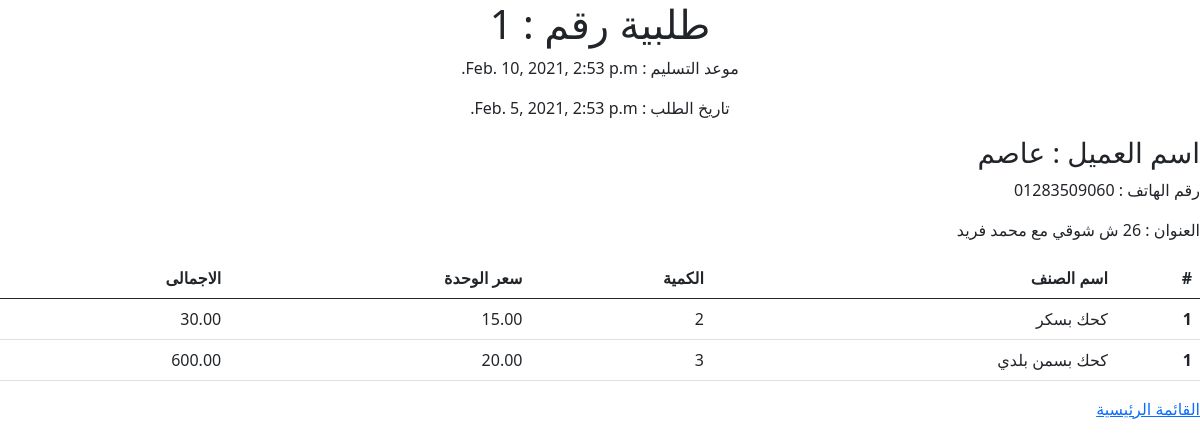
Page /order/1 on the committed database.
### OrdersApp/models.py (models this page shows, shortened)
class Order(models.Model):
    orderId = models.AutoField(primary_key=True)
    customer =  models.ForeignKey("Customer", on_delete=models.CASCADE)
    publishedAt = models.DateTimeField(auto_now=True, auto_now_add=False)
    deadLine =  models.DateTimeField(auto_now=False, auto_now_add=False)
    totalPrice = models.DecimalField(max_digits=10, decimal_places=2 )

class Customer(models.Model):
    customerId = models.AutoField(primary_key=True)
    name = models.CharField(max_length=100)
    phone = models.CharField( max_length=11 , blank=True)
    address = models.CharField(max_length=200 , blank=True)
    financialAccount = models.DecimalField(max_digits=10, decimal_places=2)

class RecordInOrder(models.Model):
    recordId = models.AutoField(primary_key=True)
    order = models.ForeignKey("Order", on_delete=models.CASCADE)
    item = models.ForeignKey("Item", on_delete=models.CASCADE)
    quantity = models.IntegerField()
    price = models.DecimalField(max_digits=10, decimal_places=2)
    total = models.DecimalField(max_digits=10, decimal_places=2)
    status = models.BooleanField() # 0 not yet  ---   1 Done

class Item(models.Model):
    itemId = models.AutoField(primary_key=True)
    name = models.CharField(max_length=100)
    itemCode = models.IntegerField()
    price = models.IntegerField(blank=True)

### OrdersApp/views.py (the view)
# urls.py: path('order/<int:id>',orderDetails,name="orderDetails")
def orderDetails(req, id) :
    order = Order.objects.get(orderId = id)
    customer = Customer.objects.get(customerId = order.customer.customerId)
    itemsInOrder = RecordInOrder.objects.filter(order = id)
    context = {'order' : order  , 'customer' :customer , 'itemsInOrder' : itemsInOrder }
    return render(req , 'orderDetails.html', context=context)

### OrdersApp/templates/orderDetails.html
{% extends 'base.html' %}
{% block body %}
<div align="center">
    <h1> طلبية رقم  : {{order.orderId}}</h1>
    <P>موعد التسليم : {{order.deadLine}}</P>
    <P>تاريخ الطلب : {{order.publishedAt}}</P>
</div>
<div>
    <h3>اسم العميل : {{ customer.name }}</h3>
    <p> رقم الهاتف : {{ customer.phone }} </p>
    <p> العنوان :  {{ customer.address }} </p>
</div>
<table class="table">
  <thead>
    <tr>
      <th scope="col">#</th>
      <th scope="col">اسم الصنف</th>
      <th scope="col">الكمية</th>
      <th scope="col">سعر الوحدة </th>
      <th scope="col"> الاجمالى</th>
    </tr>
  </thead>
  <tbody>
  {% for item  in itemsInOrder %}
    <tr>
      <th scope="row">1</th>
      <td>{{item.item.name}}</td>
      <td>{{item.quantity}}</td>
      <td>{{item.price}}</td>
      <td>{{item.total}}</td>
    </tr>
  {% endfor %}
  </tbody>
</table>
<a href="{% url 'orders' %}">
  القائمة الرئيسية
</a>
{% endblock body %}

### templates/base.html (shortened to what this page needs)
<!doctype html>
<html lang="ar" dir="rtl">
  <head>
    <link href="https://cdn.jsdelivr.net/npm/bootstrap@5.0.0-beta1/dist/css/bootstrap.min.css" rel="stylesheet">
  </head>
    <body>
        {% block body %}{% endblock body %}
    </body>
</html>

### rows in the picture
Order: deadLine "Feb. 10, 2021, 2:53 p.m.", publishedAt "Feb. 5, 2021, 2:53 p.m."
Customer: name "عاصم", phone "01283509060", address "26 ش شوقي مع محمد فريد"
RecordInOrder: item.name "كحك بسكر", quantity "2", price "15.00", total "30.00"
RecordInOrder: item.name "كحك بسمن بلدي", quantity "3", price "20.00", total "600.00"
